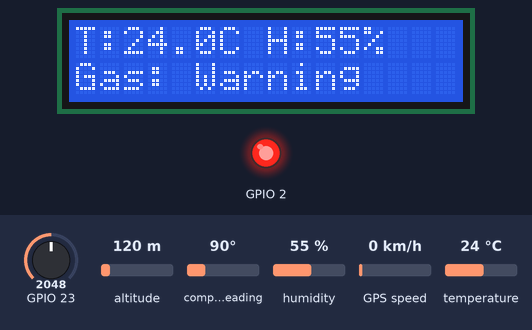
Recording of a sketch running on a simulated ESP32. Shown: 16×2 character LCD, output pins drawn as LEDs (lit = HIGH). The test bench sets the inputs (shaded band); at power-on: GPIO 23 = 2048, humidity 55 %, temperature 24 °C, altitude 120 m, compass heading 90°, GPS speed 0 km/h. WiFi joins after 1.5 s; servers stay silent unless stated; uploads are accepted with an empty reply; the GPS gets a fix after 3 s at 37.7749, -122.4194 with 8 satellites; what the sketch prints to the serial monitor is not drawn.

Above: at 4.7 s.
4.8 s: GPIO 23 set to 2540
At 8.4 s:
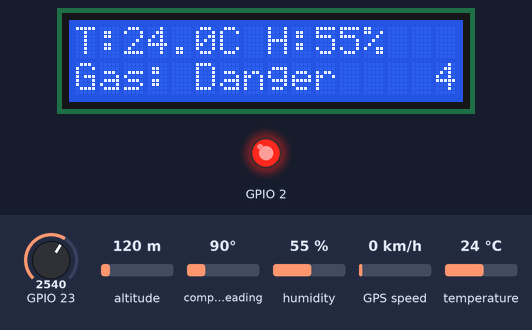
10.8 s: GPIO 23 set to 960
At 12.3 s:
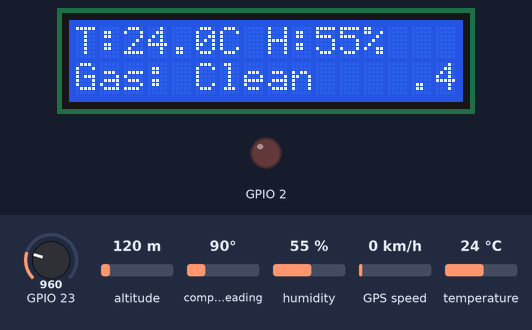
16.8 s: humidity set to 22 %
At 21.2 s:
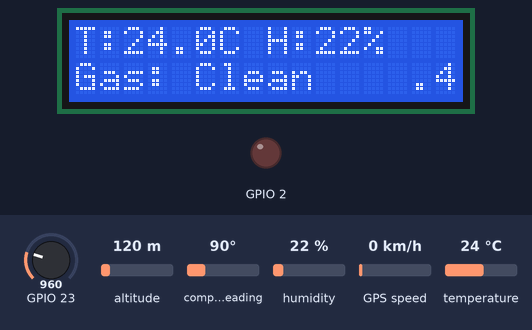
22.8 s: temperature set to 12 °C
At 25.1 s:
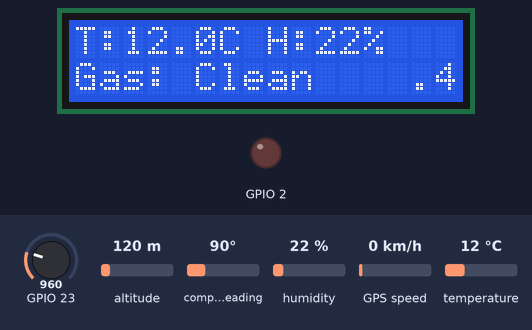
27.4 s: humidity set to 40 %
At 28.9 s:
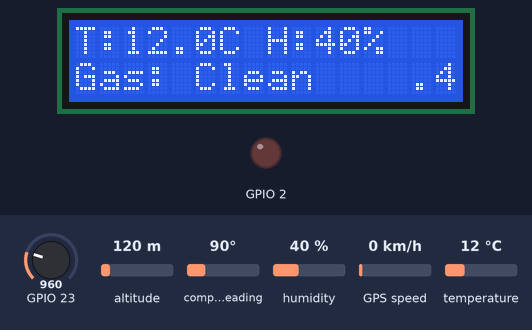
31.5 s: GPIO 23 set to 1040
At 34.5 s:
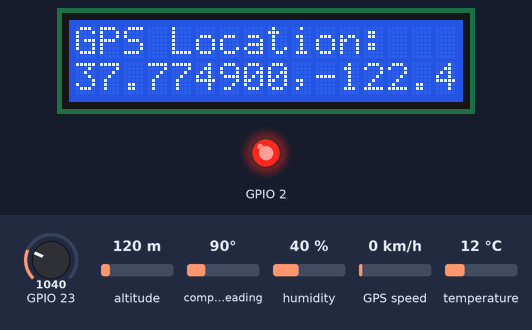
Timing chart, 0 to 36.0 s (numbered marks = the images above; inputs shaded):
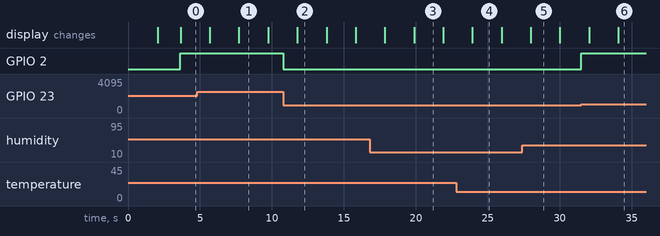

Measured:
- after the input at 4.8 s, the display: first differs from a run without the input after 2.9 s (image 1)
- after the input at 10.8 s, GPIO 2: HIGH → LOW at once; the display: changes after 0.97 s (image 2)
- after the input at 16.8 s, the display: first differs from a run without the input after 3.1 s (image 3)
- after the input at 22.8 s, the display: changes after 1.1 s (image 4)
- after the input at 27.4 s, the display: changes after 0.59 s (image 5)
- after the input at 31.5 s, GPIO 2: LOW → HIGH at once; the display: first changes after 0.55 s (image 6 shows a later state)
- what the display in image 1 shows lasts 2.0 s, from 7.7 s to 9.7 s

The sketch:

sketch.ino
```cpp
/**
 * @file sketch.ino
 * @brief Main entry point for the Smart Cabine application.
 *
 * Re-structured to follow the Modest IoT Nano-framework pattern.
 * Logic is delegated to the SmartCabineDevice class.
 */

#include "ModestIoT.h"
#include "SmartCabineDevice.h"

SmartCabineDevice device; ///< Instance of the SmartCabineDevice.

void setup() {
    Serial.begin(115200);
    device.setup();
}

void loop() {
    device.update();
    // No explicit delay needed as update() handles timing for display
    // but a small yield can help with watchdog
    delay(10);
}
```

Actuator.cpp
```cpp
/**
* @file Actuator.cpp
 * @brief Implements the Actuator base class.
 *
 * Provides core functionality for actuators in the Modest IoT Nano-framework, including command
 * propagation to an assigned handler. Subclasses should configure hardware and define specific
 * command execution logic.
 *
 * @author Angel Velasquez
 * @date March 22, 2025
 * @version 0.1
 */

/*
 * This file is part of the Modest IoT Nano-framework (C++ Edition).
 * Copyright (c) 2025 Angel Velasquez
 *
 * Licensed under the Creative Commons Attribution-NoDerivatives 4.0 International (CC BY-ND 4.0).
 * You may use, copy, and distribute this software in its original, unmodified form, provided
 * you give appropriate credit to the original author (Angel Velasquez) and include this notice.
 * Modifications, adaptations, or derivative works are not permitted.
 *
 * Full license text: https://creativecommons.org/licenses/by-nd/4.0/legalcode
 */

#include <Arduino.h>
#include "Actuator.h"

Actuator::Actuator(int pin, CommandHandler* commandHandler)
    : pin(pin), handler(commandHandler) {}

void Actuator::handle(Command command) {
    if (handler != nullptr) {
        handler->handle(command);
    }
}

void Actuator::setHandler(CommandHandler* commandHandler) {
    handler = commandHandler;
}
```

Actuator.h
```cpp
#ifndef ACTUATOR_H
#define ACTUATOR_H

/**
 * @file Actuator.h
 * @brief Declares the Actuator base class.
 *
 * This abstract base class represents output devices in the Modest IoT Nano-framework, providing
 * a foundation for actuators that respond to commands. It includes command propagation to an
 * optional handler, supporting the framework’s CQRS-inspired design.
 *
 * @author Angel Velasquez
 * @date March 22, 2025
 * @version 0.1
 */

/*
 * This file is part of the Modest IoT Nano-framework (C++ Edition).
 * Copyright (c) 2025 Angel Velasquez
 *
 * Licensed under the Creative Commons Attribution-NoDerivatives 4.0 International (CC BY-ND 4.0).
 * You may use, copy, and distribute this software in its original, unmodified form, provided
 * you give appropriate credit to the original author (Angel Velasquez) and include this notice.
 * Modifications, adaptations, or derivative works are not permitted.
 *
 * Full license text: https://creativecommons.org/licenses/by-nd/4.0/legalcode
 */

#include "CommandHandler.h"

class Actuator : public CommandHandler {
protected:
    int pin; ///< GPIO pin assigned to the actuator.
    CommandHandler* handler; ///< Optional handler to receive propagated commands.

public:
    /**
     * @brief Constructs an Actuator with a pin and optional command handler.
     * @param pin The GPIO pin for the actuator.
     * @param commandHandler Pointer to a CommandHandler to receive commands (default: nullptr).
     */
    Actuator(int pin, CommandHandler* commandHandler = nullptr);

    /**
     * @brief Handles a command by propagating it to the assigned handler.
     * @param command The command to handle.
     */
    void handle(Command command) override;

    /**
     * @brief Sets or updates the command handler for this actuator.
     * @param commandHandler Pointer to the new CommandHandler.
     */
    void setHandler(CommandHandler* commandHandler);
};

#endif // ACTUATOR_H
```

CommandHandler.h
```cpp
#ifndef COMMAND_HANDLER_H
#define COMMAND_HANDLER_H

/**
 * @file CommandHandler.h
 * @brief Defines the Command structure and CommandHandler interface.
 *
 * This file establishes the foundation for command-driven behavior in the Modest IoT Nano-framework.
 * The `Command` structure represents an action to be performed, and `CommandHandler` is an abstract
 * interface for classes that process commands, supporting a CQRS-inspired design.
 *
 * @author Angel Velasquez
 * @date March 22, 2025
 * @version 0.1
 */

/*
 * This file is part of the Modest IoT Nano-framework (C++ Edition).
 * Copyright (c) 2025 Angel Velasquez
 *
 * Licensed under the Creative Commons Attribution-NoDerivatives 4.0 International (CC BY-ND 4.0).
 * You may use, copy, and distribute this software in its original, unmodified form, provided
 * you give appropriate credit to the original author (Angel Velasquez) and include this notice.
 * Modifications, adaptations, or derivative works are not permitted.
 *
 * Full license text: https://creativecommons.org/licenses/by-nd/4.0/legalcode
 */

/**
 * @brief Represents a command with a unique identifier.
 *
 * Commands are lightweight structs used to instruct devices or actuators to perform actions.
 * Define custom commands by assigning unique IDs in your application.
 */
struct Command {
    int id; ///< Unique identifier for the command type.

    explicit Command(int commandId) : id(commandId) {}
    bool operator==(const Command& other) const { return id == other.id; }
};

/**
 * @brief Abstract interface for handling commands.
 *
 * Implement this interface in classes that need to execute commands. The `handle` method is called
 * when a command is issued, allowing for custom execution logic.
 */
class CommandHandler {
public:
    virtual void handle(Command command) = 0; ///< Pure virtual method to process a command.
    virtual ~CommandHandler() = default; ///< Virtual destructor for safe inheritance.
};

#endif // COMMAND_HANDLER_H
```

Device.cpp
```cpp
/**
* @file Device.cpp
 * @brief Implements the Device interface for the ModestIoT library.
 *
 * Placeholder for the abstract Device class in the ModestIoT (C++ Edition) Arduino library.
 * Concrete implementations must define the on() and handle() methods to process events and commands.
 *
 * @author Angel Velasquez
 * @date March 22, 2025
 * @version 0.1
 */

/*
 * This file is part of the ModestIoT Arduino library (C++ Edition).
 * Copyright (c) 2025 Angel Velasquez
 *
 * Licensed under the Creative Commons Attribution-NoDerivatives 4.0 International (CC BY-ND 4.0).
 * You may use, copy, and distribute this software in its original, unmodified form, provided
 * you give appropriate credit to the original author (Angel Velasquez) and include this notice.
 * Modifications, adaptations, or derivative works are not permitted.
 *
 * Full license text: https://creativecommons.org/licenses/by-nd/4.0/legalcode
 */

#include <Arduino.h>
#include "Device.h"

// No implementation needed for abstract class
```

Device.h
```cpp
#ifndef DEVICE_H
#define DEVICE_H

/**
 * @file Device.h
 * @brief Declares the Device interface.
 *
 * This abstract base class in the Modest IoT Nano-framework combines event and command handling,
 * serving as the foundation for complete IoT devices that integrate sensors and actuators.
 *
 * @author Angel Velasquez
 * @date March 22, 2025
 * @version 0.1
 */

/*
 * This file is part of the Modest IoT Nano-framework (C++ Edition).
 * Copyright (c) 2025 Angel Velasquez
 *
 * Licensed under the Creative Commons Attribution-NoDerivatives 4.0 International (CC BY-ND 4.0).
 * You may use, copy, and distribute this software in its original, unmodified form, provided
 * you give appropriate credit to the original author (Angel Velasquez) and include this notice.
 * Modifications, adaptations, or derivative works are not permitted.
 *
 * Full license text: https://creativecommons.org/licenses/by-nd/4.0/legalcode
 */

#include "EventHandler.h"
#include "CommandHandler.h"

class Device : public EventHandler, public CommandHandler {
public:
    /**
     * @brief Handles an event received by the device.
     * @param event The event to process.
     */
    virtual void on(Event event) override = 0;

    /**
     * @brief Handles a command issued to the device.
     * @param command The command to execute.
     */
    virtual void handle(Command command) override = 0;

    virtual ~Device() = default; ///< Virtual destructor for safe inheritance.
};

#endif // DEVICE_H
```

DisplayService.cpp
```cpp
#include "DisplayService.h"
#include <Wire.h>

DisplayService::DisplayService(uint8_t addr, uint8_t cols, uint8_t rows)
    : lcd(addr, cols, rows) {
}

void DisplayService::begin(int sda, int scl) {
    Wire.begin(sda, scl);
    lcd.init();
    lcd.backlight();
    lcd.setCursor(0, 0);
    lcd.print("Smart Cabine");
    delay(2000);
    lcd.clear();
}

void DisplayService::showStatus(float temp, float hum, String gasStatus, String gpsLoc) {
    // Cycle 1: Temp & Hum
    lcd.setCursor(0, 0);
    lcd.print("T:" + String(temp, 1) + "C H:" + String(hum, 0) + "%");
    lcd.setCursor(0, 1);
    lcd.print("Gas: " + gasStatus + "    "); // Padding to clear line
}

void DisplayService::showGps(String gpsLoc) {
    lcd.clear();
    lcd.setCursor(0, 0);
    lcd.print("GPS Location:");
    lcd.setCursor(0, 1);
    lcd.print(gpsLoc.substring(0, 16)); // Ensure it fits
}
```

DisplayService.h
```cpp
#ifndef DISPLAY_SERVICE_H
#define DISPLAY_SERVICE_H

#include <LiquidCrystal_I2C.h>
#include <Arduino.h>

class DisplayService {
private:
    LiquidCrystal_I2C lcd;

public:
    DisplayService(uint8_t addr, uint8_t cols, uint8_t rows);
    void begin(int sda, int scl);
    void showStatus(float temp, float hum, String gasStatus, String gpsLoc);
    void showGps(String gpsLoc);
};

#endif // DISPLAY_SERVICE_H
```

EdgeServiceClient.cpp
```cpp
#include "EdgeServiceClient.h"

EdgeServiceClient::EdgeServiceClient() {
    // Constructor - nothing to initialize
}

bool EdgeServiceClient::connectWiFi() {
    Serial.println("Connecting to WiFi...");
    Serial.print("SSID: ");
    Serial.println(wifiSsid);

    WiFi.mode(WIFI_STA);
    WiFi.begin(wifiSsid, wifiPassword);

    int attempts = 0;
    while (WiFi.status() != WL_CONNECTED && attempts < 20) {
        delay(500);
        Serial.print(".");
        attempts++;
    }

    if (WiFi.status() == WL_CONNECTED) {
        Serial.println("\n✓ WiFi Connected!");
        Serial.print("IP Address: ");
        Serial.println(WiFi.localIP());
        Serial.print("MAC Address: ");
        Serial.println(WiFi.macAddress());
        return true;
    } else {
        Serial.println("\n✗ WiFi Connection Failed!");
        return false;
    }
}

bool EdgeServiceClient::isConnected() {
    return WiFi.status() == WL_CONNECTED;
}

bool EdgeServiceClient::sendTelemetry(float temperature, float humidity,
                                      int gasValue, double latitude, double longitude) {
    if (!isConnected()) {
        Serial.println("✗ WiFi not connected. Cannot send telemetry.");
        return false;
    }

    // Create JSON payload
    JsonDocument doc;
    doc["sensor_location"] = "CABINA";
    doc["cabin_temperature_celsius"] = temperature;
    doc["cabin_humidity_percent"] = humidity;

    // MQ2 Gas Sensor mapping
    // Value > 1000 indicates gas detection
    if (gasValue > 1000) {
        doc["gas_type"] = "methane";  // Default to methane for detection
        doc["gas_concentration_ppm"] = (float)gasValue;
    } else {
        // Low background levels
        doc["gas_type"] = "methane";
        doc["gas_concentration_ppm"] = (float)gasValue;
    }

    // GPS Location
    // If GPS has no fix, latitude/longitude will be 0.0
    // Edge service will handle this gracefully
    doc["latitude"] = latitude;
    doc["longitude"] = longitude;

    // Timestamp (ISO 8601 format approximation)
    // Note: ESP32 doesn't have RTC, so we can't get real time without NTP
    // Edge service will use server time if timestamp is missing
    // For now, we'll omit timestamp and let server handle it

    // Serialize JSON to string
    String jsonPayload;
    serializeJson(doc, jsonPayload);

    Serial.println("\n--- Sending Telemetry to Edge Service ---");
    Serial.print("URL: ");
    Serial.println(edgeServiceUrl);
    Serial.print("Payload: ");
    Serial.println(jsonPayload);

    // Start HTTP connection
    httpClient.begin(edgeServiceUrl);

    // Set headers
    httpClient.addHeader("Content-Type", "application/json");
    httpClient.addHeader("X-Device-Id", deviceId);
    httpClient.addHeader("X-API-Key", apiKey);

    // Send POST request
    int httpResponseCode = httpClient.POST(jsonPayload);

    // Check response (accept both 200 OK and 201 Created)
    if (httpResponseCode == 200 || httpResponseCode == 201) {
        String response = httpClient.getString();
        Serial.println("✓ Telemetry sent successfully!");
        Serial.print("Response: ");
        Serial.println(response);

        // Parse response to show details (only works with Edge Service, not Beeceptor)
        JsonDocument responseDoc;
        DeserializationError error = deserializeJson(responseDoc, response);

        if (!error && responseDoc.containsKey("data")) {
            Serial.print("  - Reading ID: ");
            Serial.println(responseDoc["data"]["id"].as<int>());
            Serial.print("  - Severity: ");
            Serial.println(responseDoc["data"]["severity"].as<String>());
            Serial.print("  - Backend Synced: ");
            Serial.println(responseDoc["data"]["backend_synced"].as<bool>() ? "Yes" : "No");
        }

        httpClient.end();
        return true;
    } else {
        Serial.print("✗ HTTP Error: ");
        Serial.println(httpResponseCode);

        if (httpResponseCode > 0) {
            String response = httpClient.getString();
            Serial.print("Response: ");
            Serial.println(response);
        } else {
            Serial.println("Connection failed. Check:");
            Serial.println("  1. Edge Service is running (python app.py)");
            Serial.println("  2. URL is correct (check your computer's IP)");
            Serial.println("  3. Network is accessible from Wokwi/ESP32");
        }

        httpClient.end();
        return false;
    }
}
```

EdgeServiceClient.h
```cpp
#ifndef EDGE_SERVICE_CLIENT_H
#define EDGE_SERVICE_CLIENT_H

#include <Arduino.h>
#include <WiFi.h>
#include <HTTPClient.h>
#include <ArduinoJson.h>

/**
 * @brief Client for sending telemetry data to SafeCar Edge Service
 *
 * Handles WiFi connection and HTTP POST requests to the Edge Service.
 * Supports both Wokwi simulation and real hardware deployment.
 */
class EdgeServiceClient {
private:
    // WiFi Configuration
    // WOKWI (Active - for simulation testing)
    const char* wifiSsid = "Wokwi-GUEST";
    const char* wifiPassword = "";

    // REAL HARDWARE (Commented - uncomment for real ESP32)
    // const char* wifiSsid = "YOUR_WIFI_SSID";
    // const char* wifiPassword = "YOUR_WIFI_PASSWORD";

    // Edge Service Configuration
    // WOKWI (Active - replace with your computer's local IP)
    // To find your IP:
    //   - Windows: ipconfig
    //   - Mac/Linux: ifconfig or ip addr
    String edgeServiceUrl = "http://192.168.1.100:5000/api/v1/telemetry/data-records";

    // REAL HARDWARE (Commented - use this for real ESP32 on same network)
    // String edgeServiceUrl = "http://192.168.1.100:5000/api/v1/telemetry/data-records";

    // Device Authentication (same for both Wokwi and real)
    const char* deviceId = "safecar-001";
    const char* apiKey = "test-api-key-12345";

    HTTPClient httpClient;

public:
    EdgeServiceClient();

    /**
     * @brief Connect to WiFi network
     * @return true if connected successfully
     */
    bool connectWiFi();

    /**
     * @brief Send telemetry data from CABINA sensors to Edge Service
     * @param temperature Cabin temperature in Celsius (DHT11)
     * @param humidity Cabin humidity in percent (DHT11)
     * @param gasValue Gas concentration from MQ2 sensor
     * @param latitude GPS latitude (NEO6M)
     * @param longitude GPS longitude (NEO6M)
     * @return true if data sent successfully
     */
    bool sendTelemetry(float temperature, float humidity, int gasValue,
                      double latitude, double longitude);

    /**
     * @brief Check if WiFi is connected
     * @return true if connected
     */
    bool isConnected();
};

#endif // EDGE_SERVICE_CLIENT_H
```

EnvironmentSensor.cpp
```cpp
#include "EnvironmentSensor.h"

EnvironmentSensor::EnvironmentSensor(uint8_t pin, uint8_t type, EventHandler* eventHandler)
    : Sensor(pin, eventHandler), dht(pin, type), temperature(0.0), humidity(0.0) {
}

void EnvironmentSensor::begin() {
    dht.begin();
}

void EnvironmentSensor::read() {
    temperature = dht.readTemperature();
    humidity = dht.readHumidity();
}

float EnvironmentSensor::getTemperature() const {
    return temperature;
}

float EnvironmentSensor::getHumidity() const {
    return humidity;
}
```

EnvironmentSensor.h
```cpp
#ifndef ENVIRONMENT_SENSOR_H
#define ENVIRONMENT_SENSOR_H

#include "Sensor.h"
#include <DHT.h>

class EnvironmentSensor : public Sensor {
private:
    DHT dht;
    float temperature;
    float humidity;

public:
    EnvironmentSensor(uint8_t pin, uint8_t type, EventHandler* eventHandler = nullptr);
    void begin();
    void read();
    float getTemperature() const;
    float getHumidity() const;
};

#endif // ENVIRONMENT_SENSOR_H
```

GasSensor.cpp
```cpp
#include "GasSensor.h"

GasSensor::GasSensor(uint8_t analogPin, EventHandler* eventHandler)
    : Sensor(analogPin, eventHandler), value(0) {
}

void GasSensor::begin() {
    pinMode(pin, INPUT);
}

void GasSensor::read() {
    value = analogRead(pin);
}

int GasSensor::getValue() const {
    return value;
}

String GasSensor::getStatus() const {
    if (value < 1000) return "Clean";
    if (value < 2500) return "Warning";
    return "Danger";
}
```

GasSensor.h
```cpp
#ifndef GAS_SENSOR_H
#define GAS_SENSOR_H

#include "Sensor.h"
#include <Arduino.h>

class GasSensor : public Sensor {
private:
    int value;

public:
    GasSensor(uint8_t analogPin, EventHandler* eventHandler = nullptr);
    void begin();
    void read();
    int getValue() const;
    String getStatus() const;
};

#endif // GAS_SENSOR_H
```

GpsService.h
```cpp
#ifndef GPS_SERVICE_H
#define GPS_SERVICE_H

#include <TinyGPS++.h>
#include <HardwareSerial.h>

class GpsService {
private:
    TinyGPSPlus gps;
    HardwareSerial& serial;
    int rxPin;
    int txPin;

public:
    GpsService(HardwareSerial& ser, int rx, int tx);
    void begin();
    void update();
    bool isValid();
    String getLocationString();
    double getLatitude();
    double getLongitude();
};

#endif // GPS_SERVICE_H
```

Source omitted: EventHandler.h (1957 bytes), GpsService.cpp (915 bytes), Led.cpp (1900 bytes), Led.h (2474 bytes), ModestIoT.h (1258 bytes), Sensor.cpp (1219 bytes), Sensor.h (1875 bytes), SmartCabineDevice.cpp (3309 bytes), SmartCabineDevice.h (1638 bytes)
